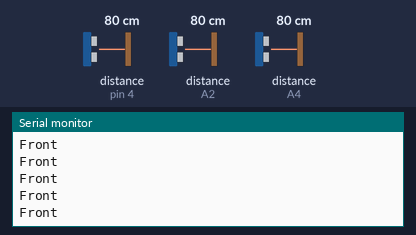
Bench run of a sketch on a simulated Arduino Uno, built with avr-gcc and run on an emulated ATmega328P. Parts: the last lines printed to the serial monitor. The test bench sets the inputs (shaded band); at power-on: distance to the obstacle (sensors on pin 4, A4, A2) 80 cm.

Above: at 1.2 s.
1.3 s: distance to the obstacle (sensor on pin 4) set to 53 cm
2.8 s: distance to the obstacle (sensor on pin 4) set to 48 cm
At 2.85 s:
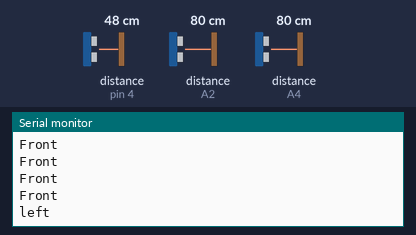
4.7 s: distance to the obstacle (sensor on A4) set to 54 cm
At 4.87 s:
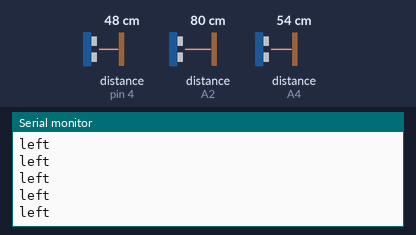
6.2 s: distance to the obstacle (sensor on A4) set to 47 cm
At 6.28 s:
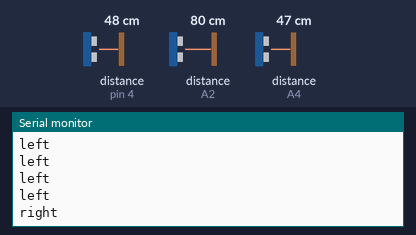
8.1 s: distance to the obstacle (sensor on A2) set to 54 cm
At 8.1 s:
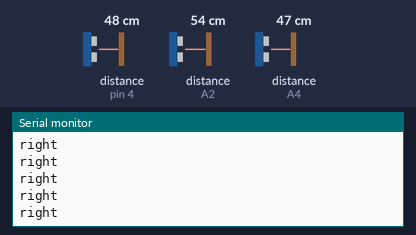
9.6 s: distance to the obstacle (sensor on A2) set to 45 cm
At 9.62 s:
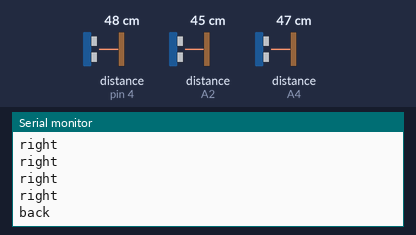

Measured:
- the behaviour switches between 51 and 50 cm on distance to the obstacle (sensor on pin 4) (found by bisection; images 0 and 1)
- the behaviour switches between 51 and 50 cm on distance to the obstacle (sensor on A4) (found by bisection; images 2 and 3)
- the behaviour switches between 51 and 50 cm on distance to the obstacle (sensor on A2) (found by bisection; images 4 and 5)
- after the input at 2.8 s, the serial monitor: prints a new line at once (image 1)
- after the input at 6.2 s, the serial monitor: prints a new line after 0.08 s (image 3)
- after the input at 9.6 s, the serial monitor: prints a new line at once (image 5)

The sketch:

ultrasonic.ino
```cpp
#include "Ultrasonic.h"
#include "Timer.h"
#define MOTORRIGHT1 12
#define MOTORRIGHT2 11
#define MOTORLEFT1 10
#define MOTORLEFT2 9
#define RIGHTPOWER 5
#define LEFTPOWER 6

typedef enum Direction {
  FRONT,
  LEFT,
  RIGHT,
  BACK
} Direction;

Ultrasonic front(3, 4);
Ultrasonic right(A1, A2);
Ultrasonic left(A3, A4);
Timer customTime;


void setup() {
  // put your setup code here, to run once:
  Serial.begin(115200);
  customTime.every(100,loopAgain);
}

void loop() {
  customTime.update();
}

void loopAgain(){
  Direction direction = ultrasonicSensor();
  switch (direction){
    case FRONT:
      Serial.println("Front");
      goHead();
      break;
    case LEFT:
      Serial.println("left");
      goLeft();
      break;
    case RIGHT:
      goRight();
      Serial.println("right");
      break;
    case BACK:
      goBack();
      Serial.println("back");
      break;

  }
}

Direction ultrasonicSensor() {
  // put your main code here, to run repeatedly:
  long frontMillsecon = front.timing();
  float frontDistance = front.convert(frontMillsecon, Ultrasonic::CM);
  //Serial.print("Front-->");
  //Serial.println(frontDistance);
  //left
  long leftMillsecon = left.timing();
  float leftDistance = front.convert(leftMillsecon, Ultrasonic::CM);
  //Serial.print("Left-->");
  //Serial.println(leftDistance);

  //right
  long rightMillsecon = right.timing();
  float rightDistance = right.convert(rightMillsecon, Ultrasonic::CM);
  //Serial.print("Right-->");
  //Serial.println(rightDistance);


  if (frontDistance > 50){
    return FRONT;
  }else if (leftDistance > 50){
    return LEFT;
  }else if(rightDistance > 50){
    return RIGHT;
  }else{
    return BACK;
  }

}

void goHead(){
  digitalWrite(MOTORRIGHT1,HIGH);
  digitalWrite(MOTORRIGHT2,LOW);
  digitalWrite(MOTORLEFT1,HIGH);
  digitalWrite(MOTORLEFT2,LOW);
  analogWrite(RIGHTPOWER,100);
  analogWrite(LEFTPOWER,100);
}

void goLeft(){
  digitalWrite(MOTORRIGHT1,HIGH);
  digitalWrite(MOTORRIGHT2,LOW);
  digitalWrite(MOTORLEFT1,HIGH);
  digitalWrite(MOTORLEFT2,LOW);
  analogWrite(RIGHTPOWER,130);
  analogWrite(LEFTPOWER,100);
}

void goRight(){
  digitalWrite(MOTORRIGHT1,HIGH);
  digitalWrite(MOTORRIGHT2,LOW);
  digitalWrite(MOTORLEFT1,HIGH);
  digitalWrite(MOTORLEFT2,LOW);
  analogWrite(RIGHTPOWER,100);
  analogWrite(LEFTPOWER,130);
}
void goBack(){
  digitalWrite(MOTORRIGHT1,LOW);
  digitalWrite(MOTORRIGHT2,HIGH);
  digitalWrite(MOTORLEFT1,LOW);
  digitalWrite(MOTORLEFT2,HIGH);
  analogWrite(RIGHTPOWER,100);
  analogWrite(LEFTPOWER,100);
}
```
